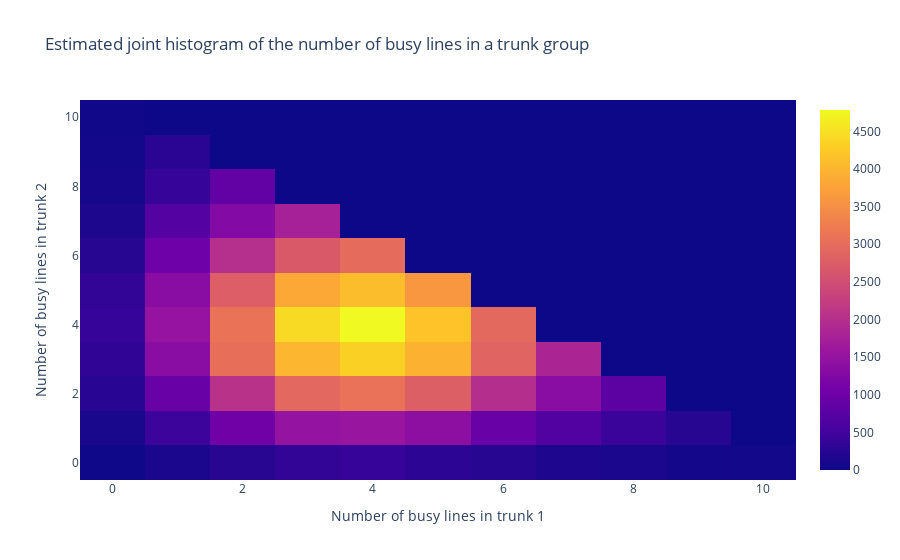
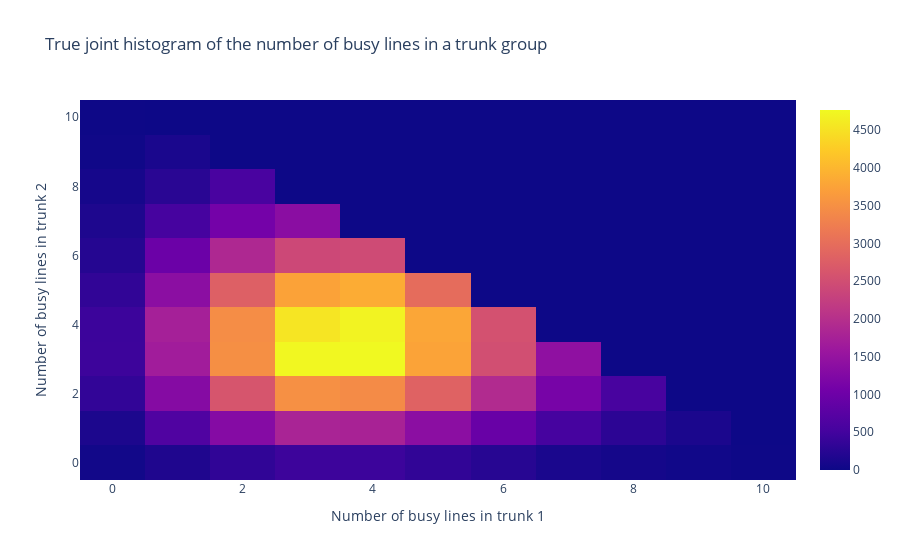

These figures' notebook cell, in order:
### Code cell
X_est_joint = metropolis_hastings_joint(g_joint(A1,A2),N,m)
X_true_joint = joint_truncated_poisson_samples(A1,A2,0,m,N)

#joint histogram estimate
hist_joint_estimate,_,_ = np.histogram2d(X_est_joint[:,0],X_est_joint[:,1], bins = [np.arange(m+2),np.arange(m+2)])
#joint histogram true
hist_joint_true,_,_ = np.histogram2d(X_true_joint[:,0],X_true_joint[:,1], bins = [np.arange(m+2),np.arange(m+2)])
#plot the joint estimated joint histogram
fig = go.Figure(data = [go.Heatmap(z = hist_joint_estimate)])
fig.update_layout(title = 'Estimated joint histogram of the number of busy lines in a trunk group',
                  xaxis_title = 'Number of busy lines in trunk 1',
                  yaxis_title = 'Number of busy lines in trunk 2')
fig.show()
#plot the joint true joint histogram
fig = go.Figure(data = [go.Heatmap(z = hist_joint_true)])
fig.update_layout(title = 'True joint histogram of the number of busy lines in a trunk group',
                  xaxis_title = 'Number of busy lines in trunk 1',
                  yaxis_title = 'Number of busy lines in trunk 2')
fig.show()

### Figure 1 — Plotly figure (JSON) as saved in the notebook; plotly's stock layout.template omitted (floating-point values rounded to 4 significant figures)
{"data": [{"type": "heatmap", "z": [[23, 124, 251, 355, 383, 298, 240, 171, 123, 64, 52], [109, 435, 1028, 1488, 1550, 1394, 947, 665, 421, 241, 0], [256, 938, 2042, 2930, 3076, 2775, 1976, 1354, 795, 0, 0], [324, 1356, 3038, 4000, 4319, 3946, 2865, 1816, 0, 0, 0], [395, 1509, 3102, 4436, 4783, 4165, 2931, 0, 0, 0, 0], [343, 1354, 2773, 3833, 4086, 3603, 0, 0, 0, 0, 0], [244, 1015, 1991, 2692, 2993, 0, 0, 0, 0, 0, 0], [143, 708, 1275, 1756, 0, 0, 0, 0, 0, 0, 0], [94, 388, 865, 0, 0, 0, 0, 0, 0, 0, 0], [51, 266, 0, 0, 0, 0, 0, 0, 0, 0, 0], [38, 0, 0, 0, 0, 0, 0, 0, 0, 0, 0]]}], "layout": {"title": {"text": "Estimated joint histogram of the number of busy lines in a trunk group"}, "xaxis": {"title": {"text": "Number of busy lines in trunk 1"}}, "yaxis": {"title": {"text": "Number of busy lines in trunk 2"}}}}

### Figure 2 — Plotly figure (JSON) as saved in the notebook; plotly's stock layout.template omitted (floating-point values rounded to 4 significant figures)
{"data": [{"type": "heatmap", "z": [[46, 165, 324, 449, 439, 330, 245, 122, 73, 34, 11], [141, 646, 1293, 1797, 1779, 1377, 945, 535, 288, 127, 0], [343, 1299, 2615, 3501, 3436, 2821, 1922, 1121, 549, 0, 0], [443, 1666, 3491, 4743, 4768, 3755, 2510, 1425, 0, 0, 0], [438, 1732, 3463, 4542, 4703, 3790, 2547, 0, 0, 0, 0], [339, 1371, 2787, 3750, 3870, 2979, 0, 0, 0, 0, 0], [219, 978, 1877, 2405, 2446, 0, 0, 0, 0, 0, 0], [157, 532, 1079, 1356, 0, 0, 0, 0, 0, 0, 0], [81, 261, 563, 0, 0, 0, 0, 0, 0, 0, 0], [26, 125, 0, 0, 0, 0, 0, 0, 0, 0, 0], [10, 0, 0, 0, 0, 0, 0, 0, 0, 0, 0]]}], "layout": {"title": {"text": "True joint histogram of the number of busy lines in a trunk group"}, "xaxis": {"title": {"text": "Number of busy lines in trunk 1"}}, "yaxis": {"title": {"text": "Number of busy lines in trunk 2"}}}}
